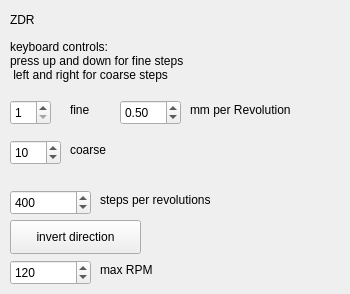
      <widget class="QWidget" name="page_3">
       <widget class="QLabel" name="label_53">
        <property name="geometry">
         <rect>
          <x>190</x>
          <y>100</y>
          <width>151</width>
          <height>19</height>
         </rect>
        </property>
        <property name="text">
         <string>mm per Revolution</string>
        </property>
       </widget>
       <widget class="QLabel" name="label_54">
        <property name="geometry">
         <rect>
          <x>10</x>
          <y>10</y>
          <width>68</width>
          <height>19</height>
         </rect>
        </property>
        <property name="text">
         <string>ZDR</string>
        </property>
       </widget>
       <widget class="QSpinBox" name="spinB_zdr_fine">
        <property name="geometry">
         <rect>
          <x>10</x>
          <y>100</y>
          <width>41</width>
          <height>25</height>
         </rect>
        </property>
        <property name="minimum">
         <number>1</number>
        </property>
        <property name="maximum">
         <number>32</number>
        </property>
       </widget>
       <widget class="QLabel" name="label_55">
        <property name="geometry">
         <rect>
          <x>70</x>
          <y>140</y>
          <width>68</width>
          <height>19</height>
         </rect>
        </property>
        <property name="text">
         <string>coarse</string>
        </property>
       </widget>
       <widget class="QLabel" name="label_56">
        <property name="geometry">
         <rect>
          <x>70</x>
          <y>100</y>
          <width>68</width>
          <height>19</height>
         </rect>
        </property>
        <property name="text">
         <string>fine</string>
        </property>
       </widget>
       <widget class="QLabel" name="label_57">
        <property name="geometry">
         <rect>
          <x>100</x>
          <y>260</y>
          <width>68</width>
          <height>19</height>
         </rect>
        </property>
        <property name="text">
         <string>max RPM</string>
        </property>
       </widget>
       <widget class="QSpinBox" name="spinB_zdr_steps_per_rev">
        <property name="geometry">
         <rect>
          <x>10</x>
          <y>190</y>
          <width>81</width>
          <height>25</height>
         </rect>
        </property>
        <property name="minimum">
         <number>1</number>
        </property>
        <property name="maximum">
         <number>51200</number>
        </property>
        <property name="value">
         <number>400</number>
        </property>
       </widget>
       <widget class="QLabel" name="label_58">
        <property name="geometry">
         <rect>
          <x>100</x>
          <y>190</y>
          <width>151</width>
          <height>19</height>
         </rect>
        </property>
        <property name="text">
         <string>steps per revolutions</string>
        </property>
       </widget>
       <widget class="QSpinBox" name="spinB_zdr_max_RPM">
        <property name="geometry">
         <rect>
          <x>10</x>
          <y>260</y>
          <width>81</width>
          <height>25</height>
         </rect>
        </property>
        <property name="minimum">
         <number>1</number>
        </property>
        <property name="maximum">
         <number>1000</number>
        </property>
        <property name="value">
         <number>120</number>
        </property>
       </widget>
       <widget class="QPushButton" name="pushB_zdr_invert">
        <property name="geometry">
         <rect>
          <x>10</x>
          <y>220</y>
          <width>131</width>
          <height>34</height>
         </rect>
        </property>
        <property name="text">
         <string>invert direction</string>
        </property>
       </widget>
       <widget class="QSpinBox" name="spinB_zdr_coarse">
        <property name="geometry">
         <rect>
          <x>10</x>
          <y>140</y>
          <width>51</width>
          <height>25</height>
         </rect>
        </property>
        <property name="minimum">
         <number>1</number>
        </property>
        <property name="maximum">
         <number>124</number>
        </property>
        <property name="value">
         <number>10</number>
        </property>
       </widget>
       <widget class="QDoubleSpinBox" name="spinB_zdr_mm_per_rev">
        <property name="geometry">
         <rect>
          <x>120</x>
          <y>100</y>
          <width>61</width>
          <height>25</height>
         </rect>
        </property>
        <property name="value">
         <double>0.500000000000000</double>
        </property>
       </widget>
       <widget class="QLabel" name="label_59">
        <property name="geometry">
         <rect>
          <x>10</x>
          <y>30</y>
          <width>261</width>
          <height>61</height>
         </rect>
        </property>
        <property name="text">
         <string>keyboard controls:
press up and down for fine steps
 left and right for coarse steps</string>
        </property>
       </widget>
      </widget>
